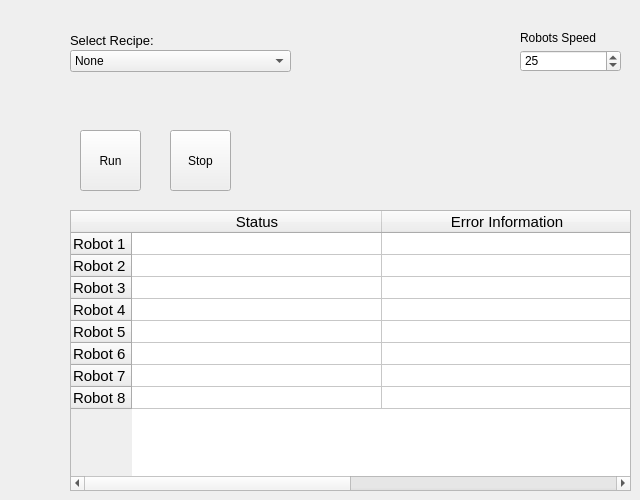
    <widget class="QWidget" name="MainTab">
     <attribute name="title">
      <string>Main</string>
     </attribute>
     <widget class="QPushButton" name="stop_Button">
      <property name="geometry">
       <rect>
        <x>170</x>
        <y>130</y>
        <width>61</width>
        <height>61</height>
       </rect>
      </property>
      <property name="text">
       <string>Stop</string>
      </property>
     </widget>
     <widget class="QPushButton" name="run_Button">
      <property name="geometry">
       <rect>
        <x>80</x>
        <y>130</y>
        <width>61</width>
        <height>61</height>
       </rect>
      </property>
      <property name="text">
       <string>Run</string>
      </property>
     </widget>
     <widget class="QComboBox" name="Recipe_comboBox">
      <property name="geometry">
       <rect>
        <x>70</x>
        <y>50</y>
        <width>221</width>
        <height>22</height>
       </rect>
      </property>
      <item>
       <property name="text">
        <string>None</string>
       </property>
      </item>
     </widget>
     <widget class="QTableWidget" name="RobotStatus_Table">
      <property name="geometry">
       <rect>
        <x>70</x>
        <y>210</y>
        <width>561</width>
        <height>281</height>
       </rect>
      </property>
      <property name="font">
       <font>
        <pointsize>11</pointsize>
       </font>
      </property>
      <property name="frameShape">
       <enum>QFrame::StyledPanel</enum>
      </property>
      <attribute name="horizontalHeaderDefaultSectionSize">
       <number>250</number>
      </attribute>
      <attribute name="verticalHeaderDefaultSectionSize">
       <number>22</number>
      </attribute>
      <attribute name="verticalHeaderMinimumSectionSize">
       <number>22</number>
      </attribute>
      <row>
       <property name="text">
        <string>Robot 1</string>
       </property>
      </row>
      <row>
       <property name="text">
        <string>Robot 2</string>
       </property>
      </row>
      <row>
       <property name="text">
        <string>Robot 3</string>
       </property>
      </row>
      <row>
       <property name="text">
        <string>Robot 4</string>
       </property>
      </row>
      <row>
       <property name="text">
        <string>Robot 5</string>
       </property>
      </row>
      <row>
       <property name="text">
        <string>Robot 6</string>
       </property>
      </row>
      <row>
       <property name="text">
        <string>Robot 7</string>
       </property>
      </row>
      <row>
       <property name="text">
        <string>Robot 8</string>
       </property>
      </row>
      <column>
       <property name="text">
        <string>Status</string>
       </property>
      </column>
      <column>
       <property name="text">
        <string>Error Information</string>
       </property>
      </column>
     </widget>
     <widget class="QLabel" name="label_18">
      <property name="geometry">
       <rect>
        <x>70</x>
        <y>30</y>
        <width>91</width>
        <height>20</height>
       </rect>
      </property>
      <property name="font">
       <font>
        <pointsize>10</pointsize>
       </font>
      </property>
      <property name="text">
       <string>Select Recipe:</string>
      </property>
     </widget>
     <widget class="QLabel" name="label_17">
      <property name="geometry">
       <rect>
        <x>520</x>
        <y>30</y>
        <width>101</width>
        <height>16</height>
       </rect>
      </property>
      <property name="font">
       <font>
        <kerning>true</kerning>
       </font>
      </property>
      <property name="text">
       <string>Robots Speed</string>
      </property>
     </widget>
     <widget class="QSpinBox" name="runSpeed_spinBox">
      <property name="geometry">
       <rect>
        <x>520</x>
        <y>50</y>
        <width>101</width>
        <height>22</height>
       </rect>
      </property>
      <property name="maximum">
       <number>100</number>
      </property>
      <property name="value">
       <number>25</number>
      </property>
     </widget>
    </widget>
